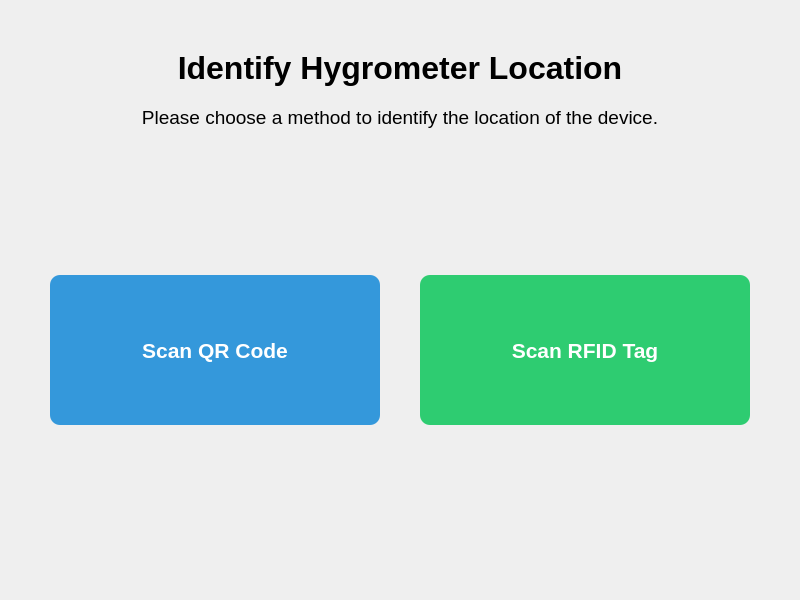
<?xml version="1.0" encoding="UTF-8"?>
<ui version="4.0">
 <class>LocationSelectionPage</class>
 <widget class="QWidget" name="LocationSelectionPage">
  <property name="geometry">
   <rect>
    <x>0</x>
    <y>0</y>
    <width>800</width>
    <height>600</height>
   </rect>
  </property>
  <property name="windowTitle">
   <string>Select Location</string>
  </property>
  <layout class="QVBoxLayout" name="verticalLayout">
   <property name="spacing">
    <number>20</number>
   </property>
   <property name="leftMargin">
    <number>50</number>
   </property>
   <property name="topMargin">
    <number>50</number>
   </property>
   <property name="rightMargin">
    <number>50</number>
   </property>
   <property name="bottomMargin">
    <number>50</number>
   </property>
   <item>
    <widget class="QLabel" name="label_title">
     <property name="font">
      <font>
       <pointsize>24</pointsize>
       <weight>75</weight>
       <bold>true</bold>
      </font>
     </property>
     <property name="text">
      <string>Identify Hygrometer Location</string>
     </property>
     <property name="alignment">
      <set>Qt::AlignCenter</set>
     </property>
    </widget>
   </item>
   <item>
    <widget class="QLabel" name="label_instruction">
     <property name="font">
      <font>
       <pointsize>14</pointsize>
      </font>
     </property>
     <property name="text">
      <string>Please choose a method to identify the location of the device.</string>
     </property>
     <property name="alignment">
      <set>Qt::AlignCenter</set>
     </property>
     <property name="wordWrap">
      <bool>true</bool>
     </property>
    </widget>
   </item>
   <item>
    <spacer name="verticalSpacer_top">
     <property name="orientation">
      <enum>Qt::Vertical</enum>
     </property>
     <property name="sizeHint" stdset="0">
      <size>
       <width>20</width>
       <height>40</height>
      </size>
     </property>
    </spacer>
   </item>
   <item>
    <layout class="QHBoxLayout" name="horizontalLayout_buttons">
     <property name="spacing">
      <number>40</number>
     </property>
     <item>
      <widget class="QPushButton" name="btn_scan_qr">
       <property name="minimumSize">
        <size>
         <width>200</width>
         <height>150</height>
        </size>
       </property>
       <property name="font">
        <font>
         <pointsize>16</pointsize>
         <weight>75</weight>
         <bold>true</bold>
        </font>
       </property>
       <property name="text">
        <string>Scan QR Code</string>
       </property>
       <property name="styleSheet">
        <string notr="true">
         QPushButton {
          background-color: #3498db;
          color: white;
          border-radius: 10px;
         }
         QPushButton:hover {
          background-color: #2980b9;
         }
        </string>
       </property>
      </widget>
     </item>
     <item>
      <widget class="QPushButton" name="btn_scan_rfid">
       <property name="minimumSize">
        <size>
         <width>200</width>
         <height>150</height>
        </size>
       </property>
       <property name="font">
        <font>
         <pointsize>16</pointsize>
         <weight>75</weight>
         <bold>true</bold>
        </font>
       </property>
       <property name="text">
        <string>Scan RFID Tag</string>
       </property>
       <property name="styleSheet">
        <string notr="true">
         QPushButton {
          background-color: #2ecc71;
          color: white;
          border-radius: 10px;
         }
         QPushButton:hover {
          background-color: #27ae60;
         }
        </string>
       </property>
      </widget>
     </item>
    </layout>
   </item>
   <item>
    <spacer name="verticalSpacer_bottom">
     <property name="orientation">
      <enum>Qt::Vertical</enum>
     </property>
     <property name="sizeHint" stdset="0">
      <size>
       <width>20</width>
       <height>40</height>
      </size>
     </property>
    </spacer>
   </item>
  </layout>
 </widget>
 <resources/>
 <connections/>
</ui>
